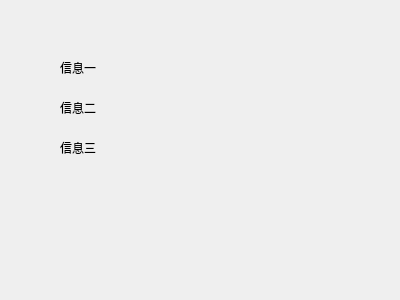
<?xml version="1.0" encoding="UTF-8"?>
<ui version="4.0">
 <class>Form</class>
 <widget class="QWidget" name="Form">
  <property name="geometry">
   <rect>
    <x>0</x>
    <y>0</y>
    <width>400</width>
    <height>300</height>
   </rect>
  </property>
  <property name="windowTitle">
   <string>Form</string>
  </property>
  <widget class="QLabel" name="label">
   <property name="geometry">
    <rect>
     <x>60</x>
     <y>60</y>
     <width>53</width>
     <height>15</height>
    </rect>
   </property>
   <property name="text">
    <string>信息一</string>
   </property>
  </widget>
  <widget class="QLabel" name="label_2">
   <property name="geometry">
    <rect>
     <x>60</x>
     <y>100</y>
     <width>53</width>
     <height>15</height>
    </rect>
   </property>
   <property name="text">
    <string>信息二</string>
   </property>
  </widget>
  <widget class="QLabel" name="label_3">
   <property name="geometry">
    <rect>
     <x>60</x>
     <y>140</y>
     <width>53</width>
     <height>15</height>
    </rect>
   </property>
   <property name="text">
    <string>信息三</string>
   </property>
  </widget>
 </widget>
 <resources/>
 <connections/>
</ui>
